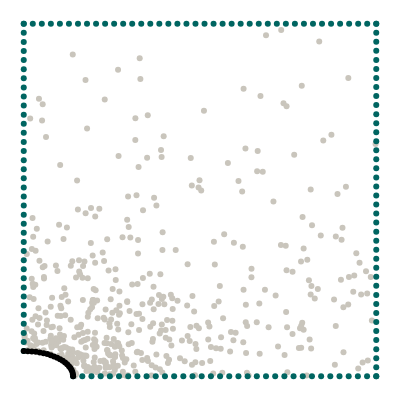

Notebook code cell kept with this figure:
### Markdown cell above
## Geometry

We want to model a quarter of a plate with an elliptical hole. The domain itself is represented by collocation points, the boundaries are represented by uniformly sampled points along the perimeter.

### Code cell
import torch
from torch.optim.lr_scheduler import StepLR, ExponentialLR
import numpy as np
from scipy.stats import qmc
from plotly.express.colors import sequential
import plotly.graph_objects as go
import plotly.figure_factory as ff
from tqdm import tqdm
import matplotlib.pyplot as plt
from scipy.interpolate import interp1d


torch.set_default_dtype(torch.float64)
from global_constants import L, R, MU, LBD, N1, N2

from new_plate_elliptic_hole import Plate 

# Elliptical axis in x direction
Rx = 0.14
Ry = R**2 / Rx
# Edge samples
N = 40
# Number of collocation points
M = 500

# Epochs
epochs = 2000
# Batch size
batch_size = 64
# Learning rate
lr = lr = 0.005
# Scheduler step width
scheduler_step = 500
# Gamma factor of scheduler
scheduler_gamma = 0.6
# Number of hidden neurons
hn = 20



def generate_radii_list(min_Ra_x, max_Ra_x, step):
    if step == 0:
        rad_x_list = [min_Ra_x, max_Ra_x]
    else:
        num_steps = int((max_Ra_x - min_Ra_x) / step) + 1
        rad_x_list = np.linspace(min_Ra_x, max_Ra_x, num_steps)
        rad_x_list = [round(rad_x, 2) for rad_x in rad_x_list]
    rad_y_list = []
    for rad_x in rad_x_list:
        rad_y_list.append(R**2 / rad_x)
    return rad_x_list, rad_y_list

def generate_multiple_plates(min_Ra_x, max_Ra_x, step_size):

    list_collo = torch.empty(0,3,requires_grad=True)
    list_top = torch.empty(0,3,requires_grad=True)
    list_right = torch.empty(0,3,requires_grad=True)
    list_left = torch.empty(0,3,requires_grad=True)
    list_bottom = torch.empty(0,3,requires_grad=True)
    list_hole = torch.empty(0,5,requires_grad=True)

    rad_x_list, rad_y_list = generate_radii_list(min_Ra_x, max_Ra_x, step_size)
    for rad_x in rad_x_list:
        p1 = Plate(rad_x, N, M)
        #data_one_plate -> [collocation, top, right, left, bottom, hole, n_hole]
        collo_points, top_points, right_points, left_points, bottom_points, hole_points = p1.generate_dataset()
        list_collo = torch.cat((list_collo, collo_points), dim=0)
        list_top = torch.cat((list_top, top_points), dim=0)
        list_right = torch.cat((list_right, right_points), dim=0)
        list_left = torch.cat((list_left, left_points), dim=0)
        list_bottom = torch.cat((list_bottom, bottom_points), dim=0)
        list_hole = torch.cat((list_hole, hole_points), dim=0)
        
    return list_collo, list_top, list_right, list_left, list_bottom, list_hole 

def generate_multiple_plates_dict(min_Ra_x, max_Ra_x):
    dict_plate_points = dict()
    tuples = [
            ("x_collo", 0, 0),
            ("y_collo", 0, 1),
            ("x_top", 1, 0),
            ("y_top", 1, 1),
            ("x_right", 2, 0),
            ("y_right", 2, 1),
            ("x_left", 3, 0),
            ("y_left", 3, 1),
            ("x_bottom", 4, 0),
            ("y_bottom", 4, 1),
            ("x_hole", 5, 0),
            ("y_hole", 5, 1),   
        ] 
    
    rad_x_list, rad_y_list = generate_radii_list(min_Ra_x, max_Ra_x, 0.01)
    for rad_x in rad_x_list:
        p1 = Plate(rad_x, N, M)
        #data_one_plate -> [collocation, top, right, left, bottom, hole, n_hole]
        data_one_plate = p1.generate_dataset()

        for tuple in tuples:
            key = tuple[0]
            dict_plate_points.setdefault(key, []).append(data_one_plate[tuple[1]][:,tuple[2]])
        #plotting one plate
        #p1.plot_plate_with_hole(*data_one_plate)
    for key in dict_plate_points: 
        #appending list of tensors to one tensor
        dict_plate_points[key] = torch.cat(dict_plate_points[key])
        print(key, "besteht aus",dict_plate_points[key].size(), "Datenpunkten")

    collo_points = torch.column_stack([dict_plate_points["x_collo"], dict_plate_points["y_collo"]])
    top_points = torch.column_stack([dict_plate_points["x_top"], dict_plate_points["y_top"]])
    right_points = torch.column_stack([dict_plate_points["x_right"], dict_plate_points["y_right"]])
    left_points = torch.column_stack([dict_plate_points["x_left"], dict_plate_points["y_left"]])
    bottom_points = torch.column_stack([dict_plate_points["x_bottom"], dict_plate_points["y_bottom"]])
    hole_points = torch.column_stack([dict_plate_points["x_hole"], dict_plate_points["y_hole"]])

    return collo_points, top_points, right_points, left_points, bottom_points, hole_points



p99 = Plate(0.14, N, M)
collocation, top, right, left, bottom, hole = p99.generate_dataset()
p99.plot_plate_with_hole(collocation, top, right, left, bottom, hole)

### Figure 1 — Plotly figure (JSON) as saved in the notebook; plotly's stock layout.template omitted (floating-point values rounded to 4 significant figures; data arrays with more than 128 entries replaced by an {"elided": "..."} marker saying what was removed)
{"data": [{"marker": {"color": "#C9C5BC"}, "mode": "markers", "type": "scatter", "x": {"elided": "500 float values"}, "y": {"elided": "500 float values"}}, {"marker": {"color": "#006561"}, "mode": "markers", "type": "scatter", "x": [0, 0.02564, 0.05128, 0.07692, 0.1026, 0.1282, 0.1538, 0.1795, 0.2051, 0.2308, 0.2564, 0.2821, 0.3077, 0.3333, 0.359, 0.3846, 0.4103, 0.4359, 0.4615, 0.4872, 0.5128, 0.5385, 0.5641, 0.5897, 0.6154, 0.641, 0.6667, 0.6923, 0.7179, 0.7436, 0.7692, 0.7949, 0.8205, 0.8462, 0.8718, 0.8974, 0.9231, 0.9487, 0.9744, 1], "y": [1, 1, 1, 1, 1, 1, 1, 1, 1, 1, 1, 1, 1, 1, 1, 1, 1, 1, 1, 1, 1, 1, 1, 1, 1, 1, 1, 1, 1, 1, 1, 1, 1, 1, 1, 1, 1, 1, 1, 1]}, {"marker": {"color": "#006561"}, "mode": "markers", "type": "scatter", "x": [0.14, 0.1661, 0.1921, 0.2182, 0.2442, 0.2703, 0.2964, 0.3224, 0.3485, 0.3745, 0.4006, 0.4267, 0.4527, 0.4788, 0.5048, 0.5309, 0.557, 0.583, 0.6091, 0.6352, 0.6612, 0.6873, 0.7133, 0.7394, 0.7655, 0.7915, 0.8176, 0.8436, 0.8697, 0.8958, 0.9218, 0.9479, 0.9739, 1], "y": [0, 0, 0, 0, 0, 0, 0, 0, 0, 0, 0, 0, 0, 0, 0, 0, 0, 0, 0, 0, 0, 0, 0, 0, 0, 0, 0, 0, 0, 0, 0, 0, 0, 0]}, {"marker": {"color": "#006561"}, "mode": "markers", "type": "scatter", "x": [0, 0, 0, 0, 0, 0, 0, 0, 0, 0, 0, 0, 0, 0, 0, 0, 0, 0, 0, 0, 0, 0, 0, 0, 0, 0, 0, 0, 0, 0, 0, 0, 0, 0, 0, 0, 0], "y": [0.07143, 0.09722, 0.123, 0.1488, 0.1746, 0.2004, 0.2262, 0.252, 0.2778, 0.3036, 0.3294, 0.3552, 0.381, 0.4067, 0.4325, 0.4583, 0.4841, 0.5099, 0.5357, 0.5615, 0.5873, 0.6131, 0.6389, 0.6647, 0.6905, 0.7163, 0.7421, 0.7679, 0.7937, 0.8194, 0.8452, 0.871, 0.8968, 0.9226, 0.9484, 0.9742, 1]}, {"marker": {"color": "#006561"}, "mode": "markers", "type": "scatter", "x": [1, 1, 1, 1, 1, 1, 1, 1, 1, 1, 1, 1, 1, 1, 1, 1, 1, 1, 1, 1, 1, 1, 1, 1, 1, 1, 1, 1, 1, 1, 1, 1, 1, 1, 1, 1, 1, 1, 1, 1], "y": [0, 0.02564, 0.05128, 0.07692, 0.1026, 0.1282, 0.1538, 0.1795, 0.2051, 0.2308, 0.2564, 0.2821, 0.3077, 0.3333, 0.359, 0.3846, 0.4103, 0.4359, 0.4615, 0.4872, 0.5128, 0.5385, 0.5641, 0.5897, 0.6154, 0.641, 0.6667, 0.6923, 0.7179, 0.7436, 0.7692, 0.7949, 0.8205, 0.8462, 0.8718, 0.8974, 0.9231, 0.9487, 0.9744, 1]}, {"marker": {"color": "black"}, "mode": "markers", "type": "scatter", "x": [0.14, 0.1395, 0.1381, 0.1357, 0.1324, 0.1282, 0.1231, 0.1172, 0.1105, 0.103, 0.09482, 0.08599, 0.07657, 0.06663, 0.05624, 0.04546, 0.03437, 0.02304, 0.01156, 8.573e-18], "y": [0, 0.005899, 0.01176, 0.01753, 0.02319, 0.02869, 0.034, 0.03907, 0.04387, 0.04838, 0.05255, 0.05637, 0.0598, 0.06282, 0.06541, 0.06756, 0.06924, 0.07045, 0.07118, 0.07143]}], "layout": {"height": 400, "margin": {"b": 0, "l": 0, "r": 0, "t": 0}, "showlegend": false, "width": 400, "xaxis": {"visible": false}, "yaxis": {"scaleanchor": "x", "visible": false}}}
